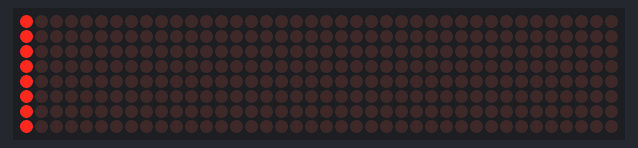
This sketch was run on a simulated Arduino Uno, built with avr-gcc and run on an emulated ATmega328P. Shown: 40×8 LED matrix.

Above: at 0.17 s.
At 4.87 s:
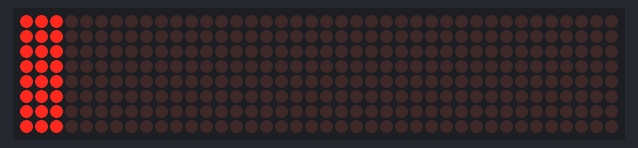
At 9.9 s:
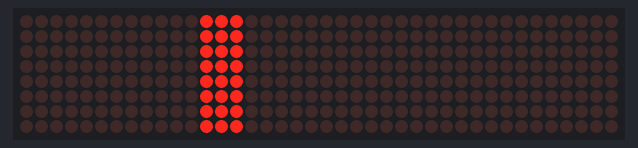
At 19.41 s:
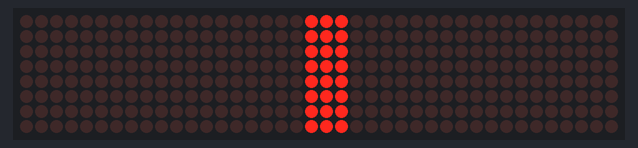
At 27.97 s:
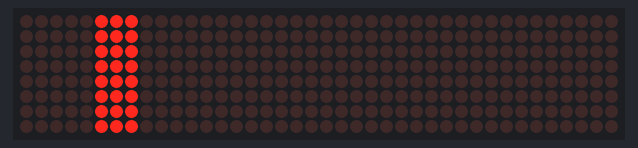
At 38.42 s:
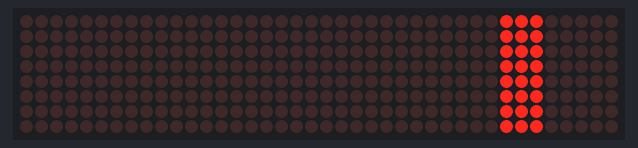

The sketch:

Cylon_Scanner_V2.ino
```cpp
//We always have to include the library
#include "LedControl.h"

/*
 Now we need a LedControl to work with.
 ***** These pin numbers will probably not work with your hardware *****
 pin 12 is connected to the DataIn
 pin 11 is connected to the CLK
 pin 10 is connected to LOAD
 ***** Please set the number of devices you have *****
 But the maximum default of 8 MAX72XX wil also work.
 */
LedControl lc=LedControl(12,11,10,5);

int CylonON=0;
int CylonOFF=-3;
int CylonSON=0;
int CylonSOFF=0;

void setup() {
  //we have already set the number of devices when we created the LedControl
  int devices=lc.getDeviceCount();
  //we have to init all devices in a loop
  for(int address=0;address<devices;address++) {
    /*The MAX72XX is in power-saving mode on startup*/
    lc.shutdown(address,false);
    /* Set the brightness to a medium values */
    lc.setIntensity(address,3);
    /* and clear the display */
    lc.clearDisplay(address);
  }
}

void loop()
{
   while (CylonON<=7 && CylonSON<=4)
      {
        lc.setColumn(CylonSON,CylonON,B11111111);
        lc.setColumn(CylonSOFF,CylonOFF,B00000000);
        CylonOFF++;
        CylonON++;
        if (CylonON>7)
        {
          CylonSON++;
          CylonON=0;
        }
        if (CylonOFF>7)
        {
          CylonSOFF++;
          CylonOFF=0;
        }
        delay(22);
      }
      CylonON=4;
      CylonOFF=7;
      CylonSON=4;
      CylonSOFF=4;
      while (CylonON>=0 && CylonSON>=0)
      {
        lc.setColumn(CylonSON,CylonON,B11111111);
        lc.setColumn(CylonSOFF,CylonOFF,B00000000);
        CylonOFF--;
        CylonON--;
        if (CylonON<0)
        {
          CylonSON--;
          CylonON=7;
        }
        if (CylonOFF<0)
        {
          CylonSOFF--;
          CylonOFF=7;
        }
        delay(22);
      }
      CylonON=3;
      CylonOFF=0;
      CylonSON=0;
      CylonSOFF=0;
}
```
